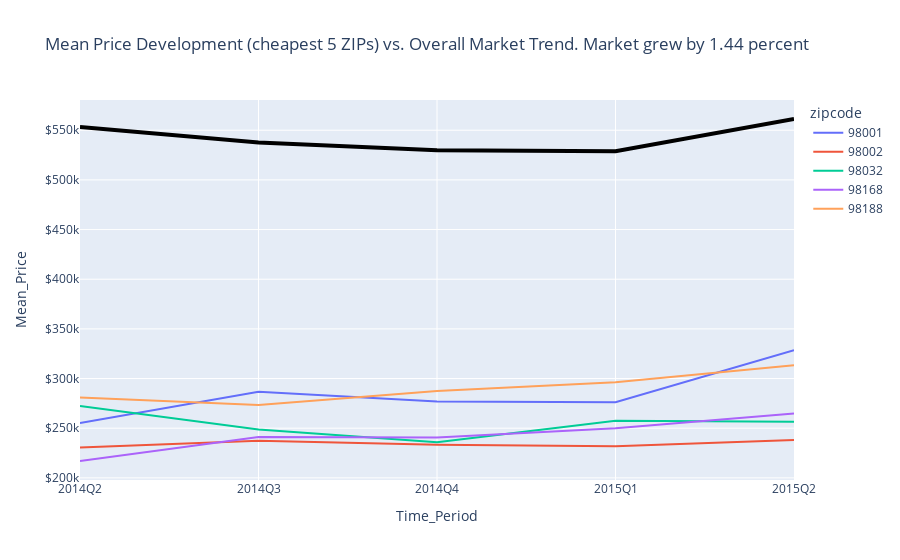

The notebook cell this image was saved under:
### Code cell
# 1. Plot the 5 cheapest ZIP Codes
fig = px.line(
    df_plot_zips,
    x='Time_Period',
    y='Mean_Price',
    color='zipcode',
    title=f'Mean Price Development (cheapest 5 ZIPs) vs. Overall Market Trend. Market grew by {growth_market *100:.2f} percent'
)

# 2. Add the Overall Market Trend line (using add_trace)
# We use px.line() to generate the trace data structure and then add it.
fig.add_trace(
    px.line(df_market, x='Time_Period', y='Mean_Price').data[0]
)

# Update the appearance of the Market Trend line to make it stand out
fig.data[-1].line.color = 'black'  # A prominent, neutral color
fig.data[-1].line.width = 4        # Thicker line
fig.data[-1].name = 'OVERALL MARKET AVERAGE' # Correct name in the legend

# Axis Formatting
fig.update_yaxes(tickprefix="$", showgrid=True)
fig.update_xaxes(dtick=1) # Ensure every quarter is clearly displayed

fig.show()

### Figure 1 — Plotly figure (JSON) as saved in the notebook; plotly's stock layout.template omitted (floating-point values rounded to 4 significant figures)
{"data": [{"hovertemplate": "zipcode=98001<br>Time_Period=%{x}<br>Mean_Price=%{y}<extra></extra>", "legendgroup": "98001", "line": {"color": "#636efa", "dash": "solid"}, "marker": {"symbol": "circle"}, "mode": "lines", "name": "98001", "orientation": "v", "showlegend": true, "type": "scatter", "x": ["2014Q2", "2014Q3", "2014Q4", "2015Q1", "2015Q2"], "xaxis": "x", "y": [255100.0, 286800.0, 276800.0, 276100.0, 328500.0], "yaxis": "y"}, {"hovertemplate": "zipcode=98002<br>Time_Period=%{x}<br>Mean_Price=%{y}<extra></extra>", "legendgroup": "98002", "line": {"color": "#EF553B", "dash": "solid"}, "marker": {"symbol": "circle"}, "mode": "lines", "name": "98002", "orientation": "v", "showlegend": true, "type": "scatter", "x": ["2014Q2", "2014Q3", "2014Q4", "2015Q1", "2015Q2"], "xaxis": "x", "y": [230600.0, 237400.0, 233300.0, 231900.0, 238100.0], "yaxis": "y"}, {"hovertemplate": "zipcode=98032<br>Time_Period=%{x}<br>Mean_Price=%{y}<extra></extra>", "legendgroup": "98032", "line": {"color": "#00cc96", "dash": "solid"}, "marker": {"symbol": "circle"}, "mode": "lines", "name": "98032", "orientation": "v", "showlegend": true, "type": "scatter", "x": ["2014Q2", "2014Q3", "2014Q4", "2015Q1", "2015Q2"], "xaxis": "x", "y": [272300.0, 248800.0, 235800.0, 257600.0, 256500.0], "yaxis": "y"}, {"hovertemplate": "zipcode=98168<br>Time_Period=%{x}<br>Mean_Price=%{y}<extra></extra>", "legendgroup": "98168", "line": {"color": "#ab63fa", "dash": "solid"}, "marker": {"symbol": "circle"}, "mode": "lines", "name": "98168", "orientation": "v", "showlegend": true, "type": "scatter", "x": ["2014Q2", "2014Q3", "2014Q4", "2015Q1", "2015Q2"], "xaxis": "x", "y": [217000.0, 241200.0, 240700.0, 249900.0, 264800.0], "yaxis": "y"}, {"hovertemplate": "zipcode=98188<br>Time_Period=%{x}<br>Mean_Price=%{y}<extra></extra>", "legendgroup": "98188", "line": {"color": "#FFA15A", "dash": "solid"}, "marker": {"symbol": "circle"}, "mode": "lines", "name": "98188", "orientation": "v", "showlegend": true, "type": "scatter", "x": ["2014Q2", "2014Q3", "2014Q4", "2015Q1", "2015Q2"], "xaxis": "x", "y": [280900.0, 273300.0, 287500.0, 296300.0, 313300.0], "yaxis": "y"}, {"hovertemplate": "Time_Period=%{x}<br>Mean_Price=%{y}<extra></extra>", "legendgroup": "", "line": {"color": "black", "dash": "solid", "width": 4}, "marker": {"symbol": "circle"}, "mode": "lines", "name": "OVERALL MARKET AVERAGE", "orientation": "v", "showlegend": false, "type": "scatter", "x": ["2014Q2", "2014Q3", "2014Q4", "2015Q1", "2015Q2"], "xaxis": "x", "y": [553300.0, 537700.0, 529900.0, 528900.0, 561300.0], "yaxis": "y"}], "layout": {"legend": {"title": {"text": "zipcode"}, "tracegroupgap": 0}, "title": {"text": "Mean Price Development (cheapest 5 ZIPs) vs. Overall Market Trend. Market grew by 1.44 percent"}, "xaxis": {"anchor": "y", "domain": [0, 1], "dtick": 1, "title": {"text": "Time_Period"}}, "yaxis": {"anchor": "x", "domain": [0, 1], "showgrid": true, "tickprefix": "$", "title": {"text": "Mean_Price"}}}}
